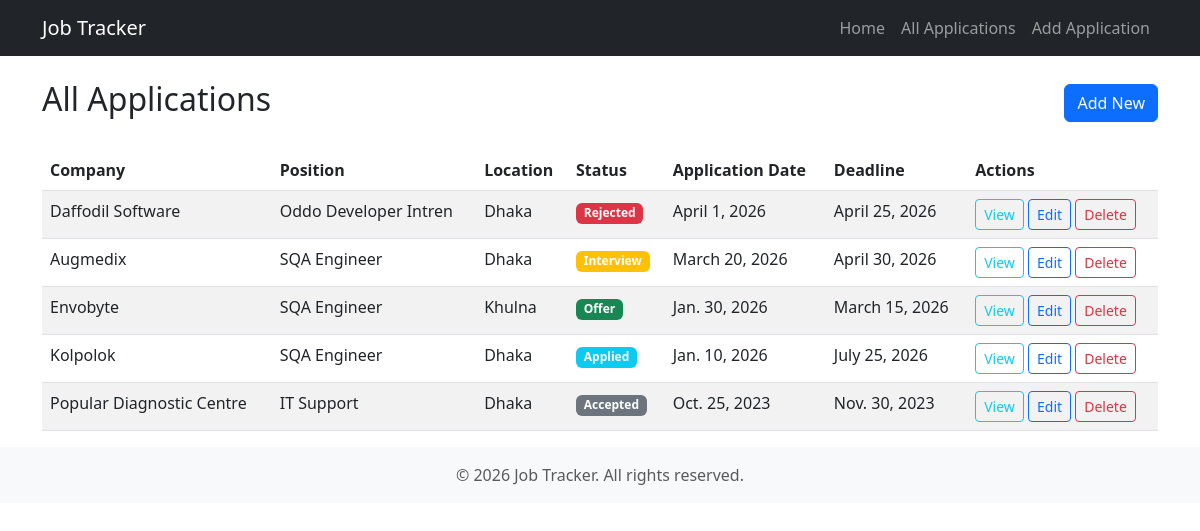
Screenshot of /jobs/ with the database file from the repository.
### jobs/models.py (models this page shows, shortened)
class JobApplication(models.Model):
    STATUS_CHOICES = [
        ('Applied', 'Applied'),
        ('Interview', 'Interview'),
        ('Offer', 'Offer'),
        ('Accepted', 'Accepted'),
        ('Rejected', 'Rejected'),
    ]
    company_name = models.CharField(max_length=200)
    position = models.CharField(max_length=200)
    job_location = models.CharField(max_length=200)
    salary = models.DecimalField(max_digits=10, decimal_places=2, null=True, blank=True)
    status = models.CharField(max_length=20, choices=STATUS_CHOICES, default='Applied')
    application_date = models.DateField(default=timezone.now)
    deadline = models.DateField()
    notes = models.TextField(max_length=500)
    created_at = models.DateTimeField(auto_now_add=True)
    updated_at = models.DateTimeField(auto_now=True)

### jobs/views.py (the view)
# urls.py: path('jobs/', views.job_list, name='job_list'),
def job_list(request):
    jobs = JobApplication.objects.all().order_by('-application_date')
    return render(request, 'jobs/list.html', {'jobs': jobs})

### templates/jobs/list.html (shortened to what this page needs)
{% extends 'base.html' %}
{% block content %}
<div class="d-flex justify-content-between align-items-center mb-4">
    <h2>All Applications</h2>
    <a href="{% url 'jobs:job_create' %}" class="btn btn-primary">Add New</a>
</div>
{% if jobs %}
    <div class="table-responsive">
        <table class="table table-striped table-hover">
            <thead>
                <tr>
                    <th>Company</th>
                    <th>Position</th>
                    <th>Location</th>
                    <th>Status</th>
                    <th>Application Date</th>
                    <th>Deadline</th>
                    <th>Actions</th>
                </tr>
            </thead>
            <tbody>
                {% for job in jobs %}
                <tr>
                    <td>{{ job.company_name }}</td>
                    <td>{{ job.position }}</td>
                    <td>{{ job.job_location }}</td>
                    <td><span class="badge bg-{% if job.status == 'Applied' %}info{% elif job.status == 'Interview' %}warning{% elif job.status == 'Offer' %}success{% elif job.status == 'Accepted' %}secondary{% else %}danger{% endif %}">{{ job.status }}</span></td>
                    <td>{{ job.application_date }}</td>
                    <td>{{ job.deadline }}</td>
                    <td>
                        <a href="{% url 'jobs:job_detail' job.pk %}" class="btn btn-sm btn-outline-info">View</a>
                        <a href="{% url 'jobs:job_update' job.pk %}" class="btn btn-sm btn-outline-primary">Edit</a>
                        <a href="{% url 'jobs:job_delete' job.pk %}" class="btn btn-sm btn-outline-danger">Delete</a>
                    </td>
                </tr>
                {% endfor %}
            </tbody>
        </table>
    </div>
{% else %}
    <div class="alert alert-info">No applications yet. <a href="{% url 'jobs:job_create' %}">Add your first one</a>.</div>
{% endif %}
{% endblock %}

### templates/base.html (shortened to what this page needs)
<!DOCTYPE html>
<html lang="en">
<head>
    <link href="https://cdn.jsdelivr.net/npm/bootstrap@5.3.0-alpha1/dist/css/bootstrap.min.css" rel="stylesheet">
</head>
<body>
    {% include 'navbar.html' %}
    <div class="container mt-4">
        {% block content %}
        {% endblock %}
    </div>
    {% include 'footer.html' %}
</body>
</html>

### templates/navbar.html (shortened to what this page needs)
<nav class="navbar navbar-expand-lg navbar-dark bg-dark">
    <div class="container">
        <a class="navbar-brand" href="{% url 'jobs:home' %}">Job Tracker</a>
        <div class="collapse navbar-collapse" id="navbarNav">
            <ul class="navbar-nav ms-auto">
                <li class="nav-item">
                    <a class="nav-link" href="{% url 'jobs:home' %}">Home</a>
                </li>
                <li class="nav-item">
                    <a class="nav-link" href="{% url 'jobs:job_list' %}">All Applications</a>
                </li>
                <li class="nav-item">
                    <a class="nav-link" href="{% url 'jobs:job_create' %}">Add Application</a>
                </li>
            </ul>
        </div>
    </div>
</nav>

### templates/footer.html
<footer class="footer mt-auto py-3 bg-light">
    <div class="container text-center">
        <span class="text-muted">© 2026 Job Tracker. All rights reserved.</span>
    </div>
</footer>

### rows the page displays
JobApplication: company_name "Daffodil Software", position "Oddo Developer Intren", job_location "Dhaka", status "Rejected", application_date "April 1, 2026", deadline "April 25, 2026"
JobApplication: company_name "Augmedix", position "SQA Engineer", job_location "Dhaka", status "Interview", application_date "March 20, 2026", deadline "April 30, 2026"
JobApplication: company_name "Envobyte", position "SQA Engineer", job_location "Khulna", status "Offer", application_date "Jan. 30, 2026", deadline "March 15, 2026"
JobApplication: company_name "Kolpolok", position "SQA Engineer", job_location "Dhaka", status "Applied", application_date "Jan. 10, 2026", deadline "July 25, 2026"
JobApplication: company_name "Popular Diagnostic Centre", position "IT Support", job_location "Dhaka", status "Accepted", application_date "Oct. 25, 2023", deadline "Nov. 30, 2023"
